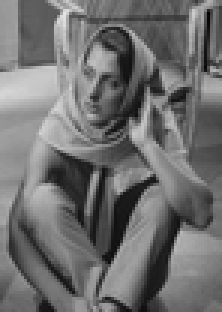
%> input picture Week4/barbara.tif, 74 x 104 px, shrunk from 402 x 566 before the run (shown 3 times larger)
$ octave histmanip.m   (GNU Octave 9; MATLAB toolbox functions it lacks are replaced by stand-ins)
%> lines starting %> are read from the running program, lines starting %| are printed output that depends on the picture
%> further down, image is the input picture: size 104x74 uint8; min 4, max 229, mean 111.5
### Week4/report/histogram_equalise.m
function equalised = histogram_equalise( image )
%HISTOGRAM_EQUALISE Equalises the histogram of IMAGE

    [M N] = size(image);
%> M = 104; N = 74
    h = imhist(image);
%> h = 256 values, max 96 at index 96, min 0 at index 1, mean 30.06
    n = numel(image);
%> n = 7696

    im_vec = reshape(image,1,n);
%> im_vec = 7696 values, max 229 at index 2189, min 4 at index 7181, mean 111.5

    % Build the cumulative distribution of intensity hists
    cumulative = zeros(1,length(h));
    cumulative(1) = h(1);
    for j = 2:length(h)
        cumulative(j) = cumulative(j-1) + h(j);
    end
%> after the loop, cumulative = 256 values from 0 to 7696

    % Build the equalised image vector
    eq_vec = (zeros(size(im_vec)));
    for i=1:n
       eq_vec(i) = cumulative(im_vec(i))/n;
    end
%> after the loop, eq_vec = 7696 values, max 1 at index 2189, min 0 at index 7181, mean 0.497

    equalised = reshape(eq_vec,M,N);
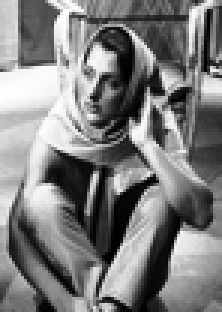
%> equalised: size 104x74 double (shown 3 times larger); min 0, max 1, mean 0.497

end

### Week4/histmanip.m
% histogram equalisation

image = imread('barbara.tif');
t = histogram_equalise(image);
bh = figure,imhist(image);
%> after `imhist(image)`:
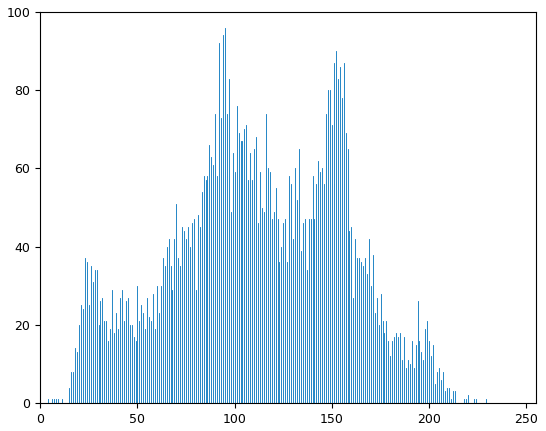
%> figure redrawn from the program's plot data; highest point at x = 95, y = 96
ah = figure,imhist(t);
%> after `imhist(t)`:
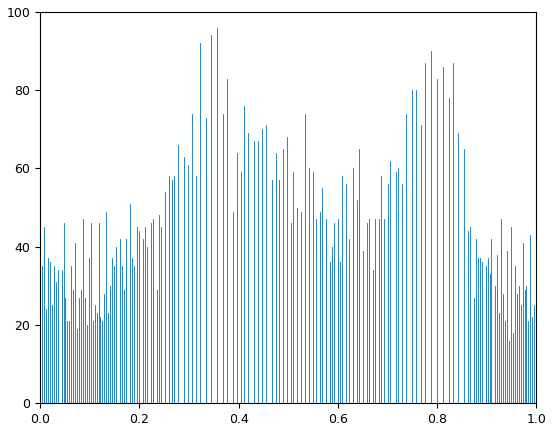
%> figure redrawn from the program's plot data; highest point at x = 0.357, y = 96
% [4 lines of commented-out code are left out]


%% Histogram matching
%> (the run ends here)
